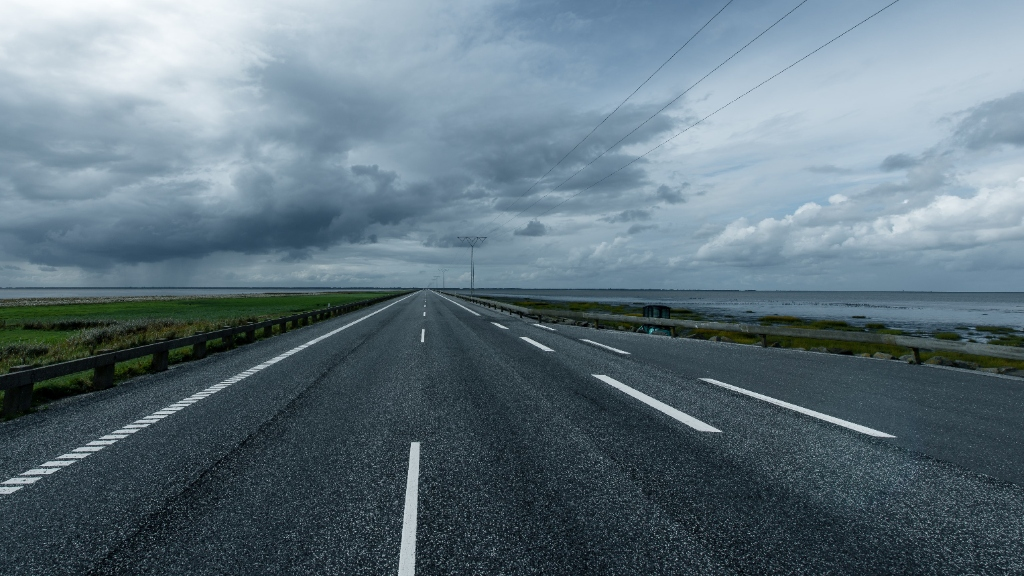
#> input picture assets/bg/coastal_highway.jpg, 1024 x 576 px
$ python -i visual_dedup.py   (imports and definitions only)
#> lines starting #> are read from the running program, lines starting #| are printed output that depends on the picture
#> further down, picture is the input picture: PIL image 1024x576 RGB; mean R, G, B 96.7, 115.3, 125.8
"""Nhận diện trùng lặp đa góc chụp bằng AI Thị giác (Visual Deduplication v5.0).

Cải tiến cốt lõi:
- Mã hóa `dhash_64` (16 ký tự hex) và `color_vec` (JSON 16-bin histogram) lưu trực tiếp vào bảng PostgreSQL/SQLite.
- Khi kiểm tra trùng lặp trên Streamlit Cloud, so khớp trực tiếp từ vector trong DB (< 1 ms, không cần tải lại file ảnh cũ).
- Vẫn tương thích ngược với các bản ghi cũ chưa có cột `dhash_64`.
"""
import json
import numpy as np
from PIL import Image, ImageOps

from .config import data_dir
from .geo import haversine_m


def compute_dhash(image_pil, hash_size: int = 8) -> np.ndarray:
    """Tính toán Difference Hash (dHash) 64-bit cho ảnh."""
#> called with hash_size = 8
    img = ImageOps.exif_transpose(image_pil).convert('L')
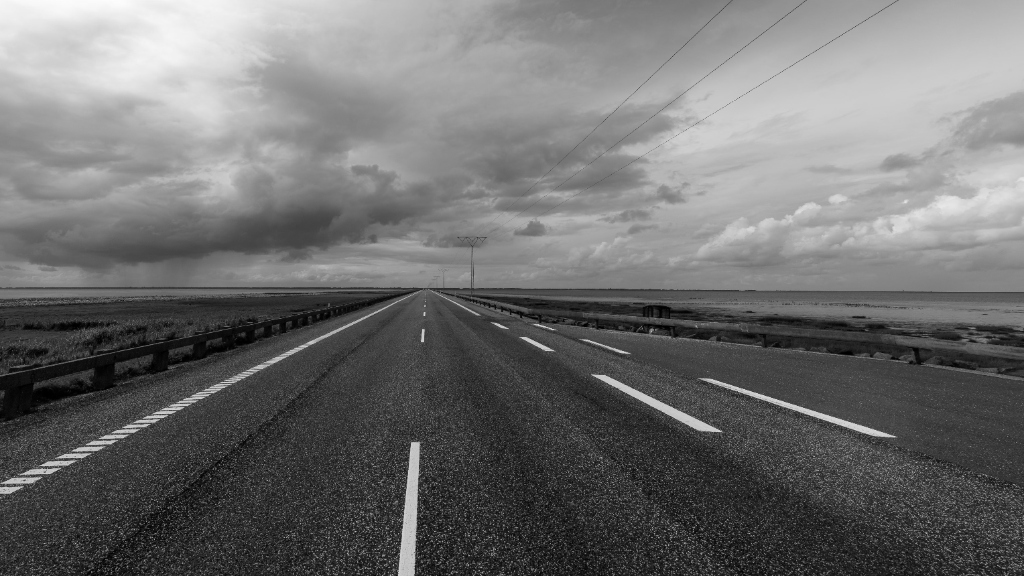
#> img: PIL image 1024x576 L; min 0, max 253, mean 110.9
    resized = img.resize((hash_size + 1, hash_size), Image.Resampling.BILINEAR)
    pixels = np.asarray(resized, dtype=np.int32)
    diff = pixels[:, 1:] > pixels[:, :-1]
    return diff.flatten()


def dhash_to_hex(dhash_arr: np.ndarray) -> str:
    bits = np.asarray(dhash_arr, dtype=np.uint8).flatten()
    packed = np.packbits(bits)
    return packed.tobytes().hex()


# [9 lines left out: function hex_to_dhash, not called in this run]


def compute_color_vector(image_pil) -> np.ndarray:
    """Tính vector phân bố sắc thái/độ sáng lòng đường (16 bins)."""
    img = ImageOps.exif_transpose(image_pil).convert('L')
    small = img.resize((64, 64), Image.Resampling.BILINEAR)
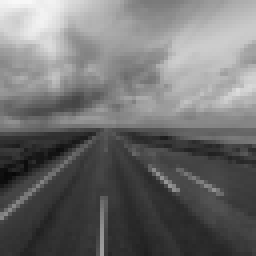
#> small: PIL image 64x64 L (shown 4 times larger); min 8, max 248, mean 110.9
    arr = np.asarray(small, dtype=float)
    hist, _ = np.histogram(arr, bins=16, range=(0, 256), density=True)
#> hist = [0.000229, 0.000748, 0.00743, 0.0124, 0.0069, 0.00218, 0.00224, 0.00284, 0.00601, 0.00571, 0.0049, 0.00462, 0.00351, 0.00137, 0.00104, 0.000351]
    return hist


def image_fingerprint(image_pil) -> dict:
    """Trích xuất mã định danh thị giác tổng hợp (fingerprint) của ảnh."""
    dhash = compute_dhash(image_pil)
    color = compute_color_vector(image_pil)
#> color has the same summary as hist in compute_color_vector
    return {
        'dhash': dhash,
        'dhash_hex': dhash_to_hex(dhash),
        'color': color,
        'color_json': json.dumps([round(float(x), 6) for x in color]),
    }
#> in dhash_to_hex, `bits = np.asarray(dhash_arr, dtype=np.uint8).flatten()`: bits = 64 values, max 1 at index 0, min 0 at index 1, mean 0.594
#> in dhash_to_hex, `packed = np.packbits(bits)`: packed = [135, 142, 159, 127, 103, 172, 46, 99]


# [89 lines left out: functions fingerprint_from_row, visual_similarity, check_visual_duplicate, not called in this run]

>>> from PIL import Image
>>> picture = Image.open('../assets/bg/coastal_highway.jpg')
>>> result = image_fingerprint(picture)
#> result = 4 items

$ run again, on assets/bg/golden_highway.jpg
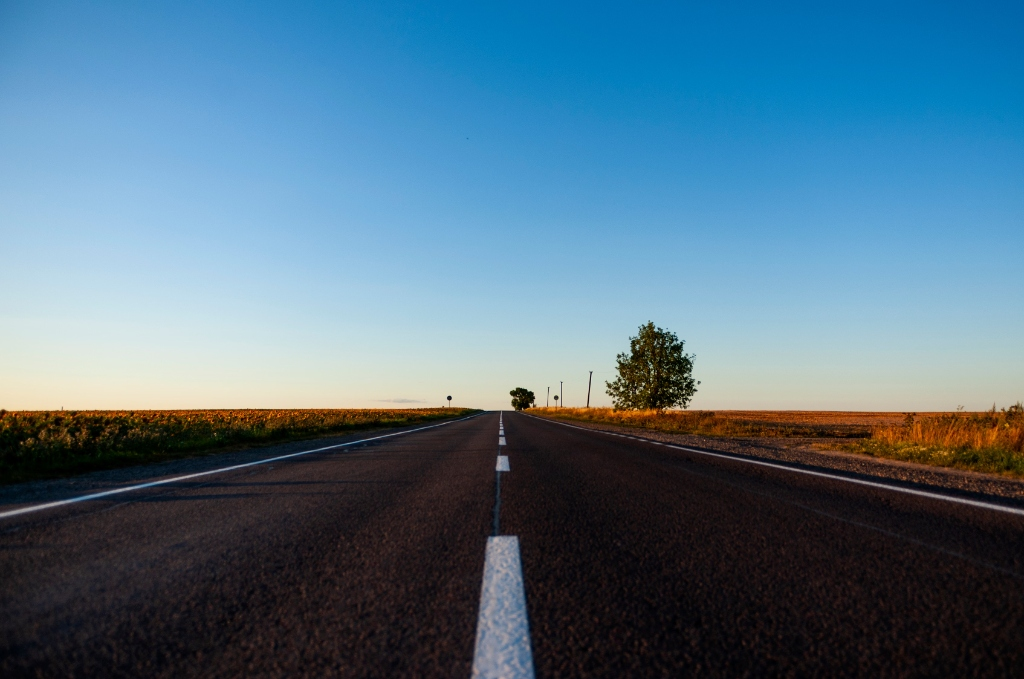
#> input picture assets/bg/golden_highway.jpg, 1024 x 679 px
#> picture is the input picture: PIL image 1024x679 RGB; mean R, G, B 80.8, 113.3, 133.5
#> in compute_dhash, `img = ImageOps.exif_transpose(image_pil).convert('L')`:
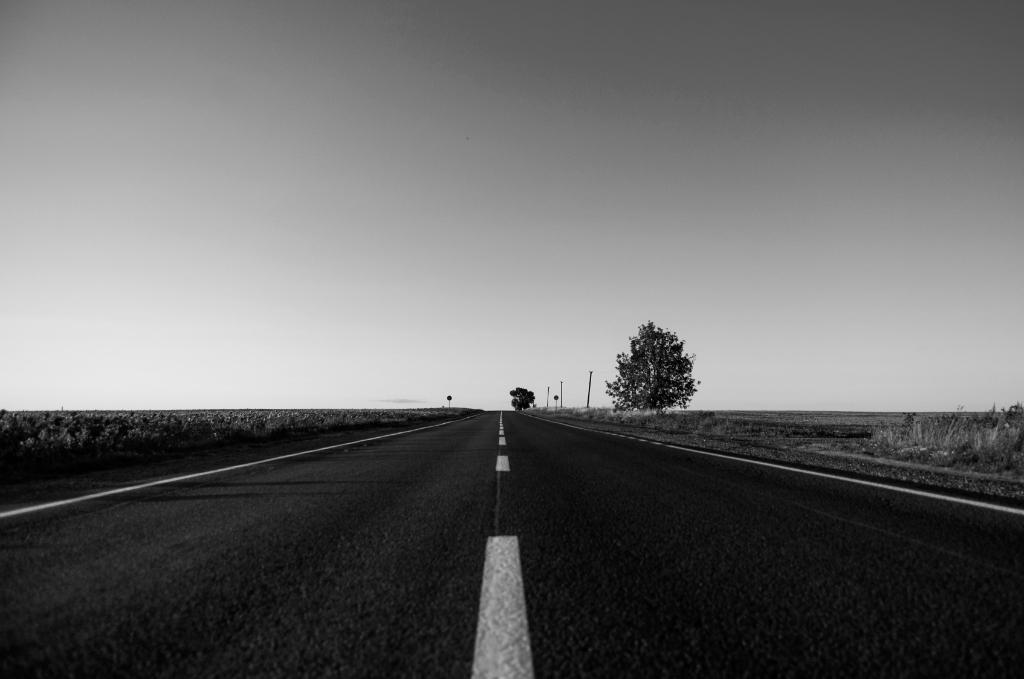
#> img: PIL image 1024x679 L; min 0, max 234, mean 105.9
#> in compute_color_vector, `small = img.resize((64, 64), Image.Resampling.BILINEAR)`:
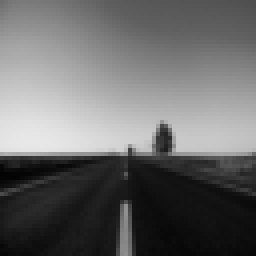
#> small: PIL image 64x64 L (shown 4 times larger); min 3, max 232, mean 105.9
#> hist = [0.00589, 0.0108, 0.00497, 0.00168, 0.000687, 0.00407, 0.00323, 0.00398, 0.0045, 0.00414, 0.00479, 0.00446, 0.00467, 0.00266, 0.00197, 0]
#> color has the same summary as hist in compute_color_vector
#> bits = 64 values, max 1 at index 22, min 0 at index 0, mean 0.312
#> packed = [0, 0, 2, 6, 6, 199, 183, 114]
#> result = 4 items

$ run again, on assets/bg/horizon_road.jpg
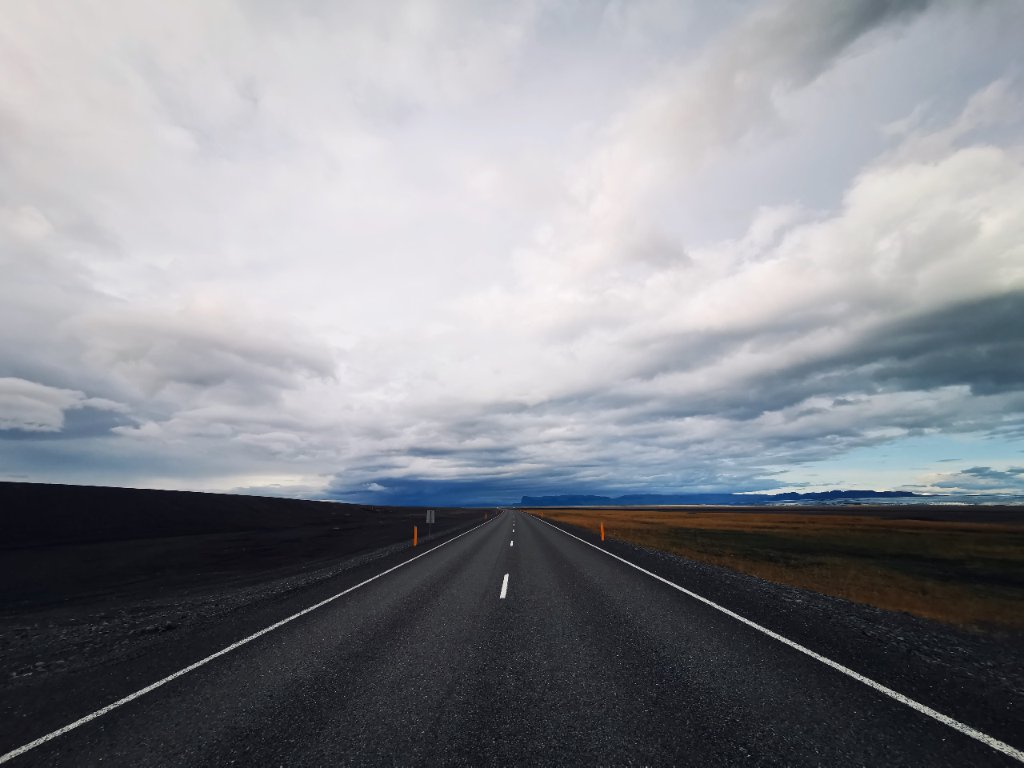
#> input picture assets/bg/horizon_road.jpg, 1024 x 768 px
#> picture is the input picture: PIL image 1024x768 RGB; mean R, G, B 137.3, 139.1, 144.9
#> in compute_dhash, `img = ImageOps.exif_transpose(image_pil).convert('L')`:
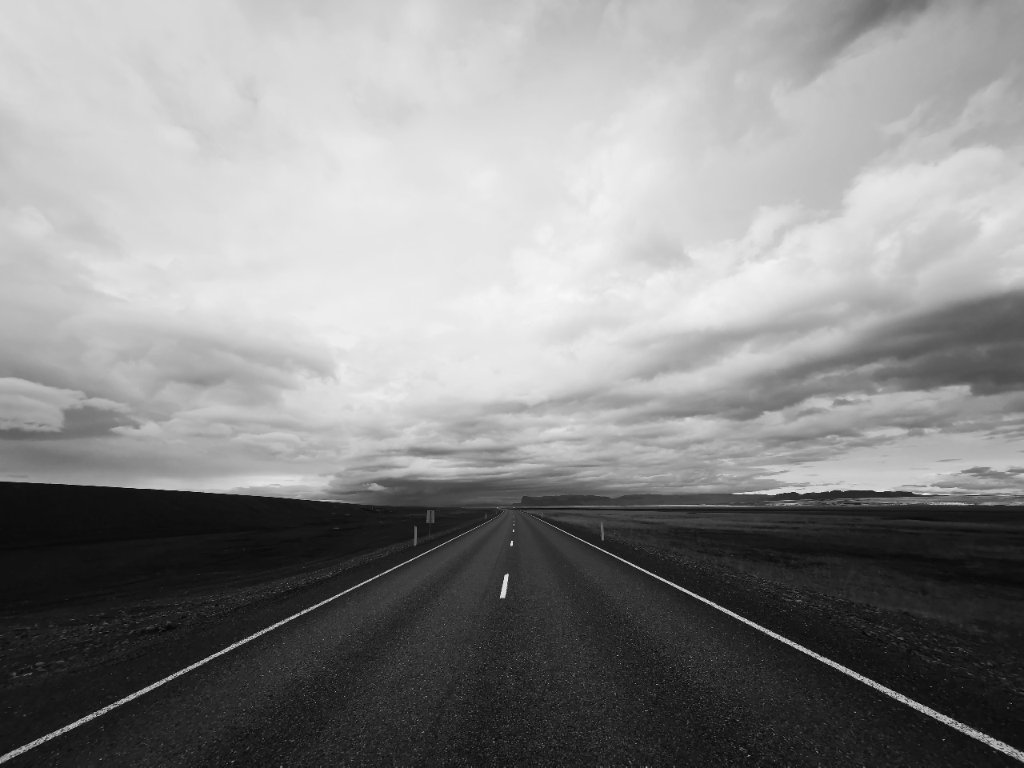
#> img: PIL image 1024x768 L; min 0, max 248, mean 139.2
#> in compute_color_vector, `small = img.resize((64, 64), Image.Resampling.BILINEAR)`:
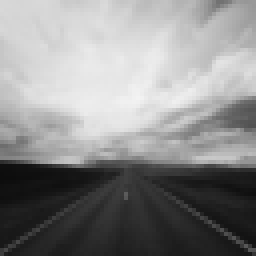
#> small: PIL image 64x64 L (shown 4 times larger); min 13, max 243, mean 139.2
#> hist = [0.000534, 0.00809, 0.00925, 0.00352, 0.000595, 0.000916, 0.00058, 0.000702, 0.00131, 0.00224, 0.00409, 0.0051, 0.00606, 0.0112, 0.0081, 0.000183]
#> color has the same summary as hist in compute_color_vector
#> bits = 64 values, max 1 at index 1, min 0 at index 0, mean 0.391
#> packed = [96, 224, 224, 224, 224, 240, 240, 224]
#> result = 4 items

$ run again, on assets/bg/urban_avenue.jpg
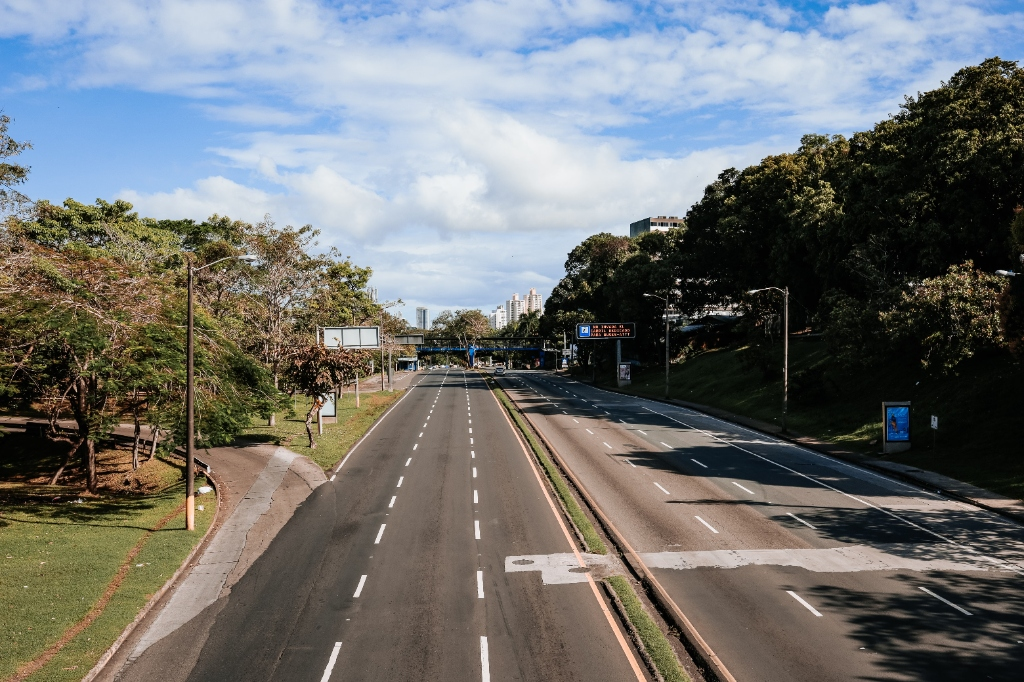
#> input picture assets/bg/urban_avenue.jpg, 1024 x 682 px
#> picture is the input picture: PIL image 1024x682 RGB; mean R, G, B 111.9, 113.6, 112.7
#> in compute_dhash, `img = ImageOps.exif_transpose(image_pil).convert('L')`:
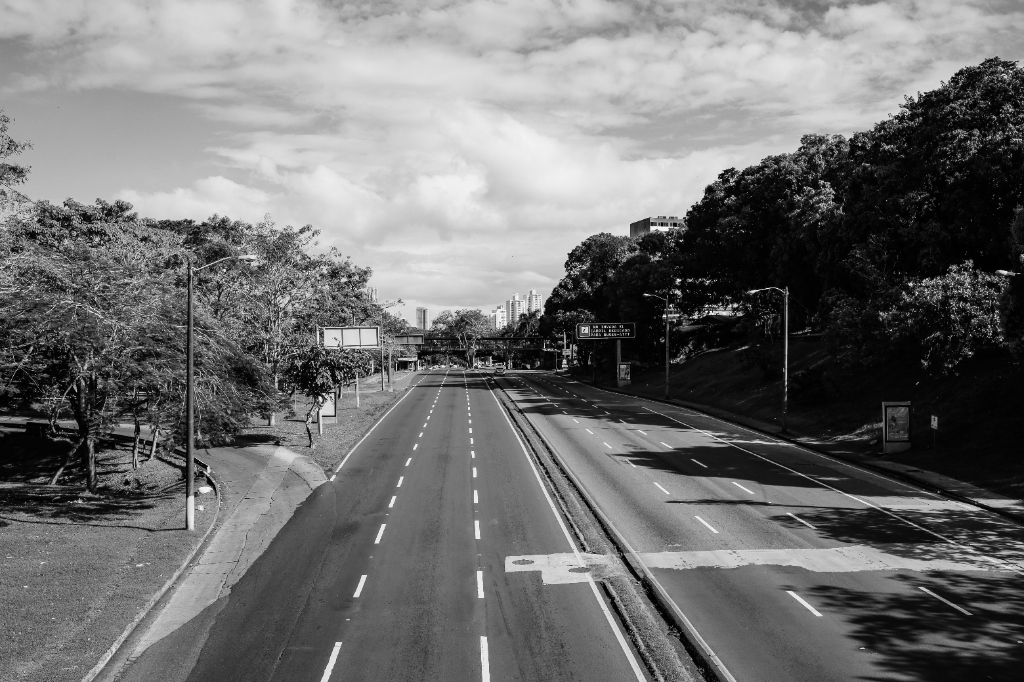
#> img: PIL image 1024x682 L; min 0, max 249, mean 113
#> in compute_color_vector, `small = img.resize((64, 64), Image.Resampling.BILINEAR)`:
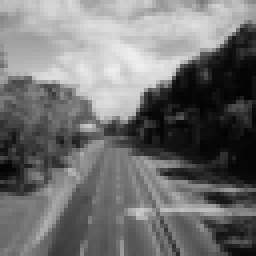
#> small: PIL image 64x64 L (shown 4 times larger); min 2, max 238, mean 113
#> hist = [0.00615, 0.00446, 0.00351, 0.00298, 0.00374, 0.00482, 0.00574, 0.00583, 0.00345, 0.00275, 0.00331, 0.00436, 0.00575, 0.0047, 0.000961, 0]
#> color has the same summary as hist in compute_color_vector
#> bits = 64 values, max 1 at index 0, min 0 at index 3, mean 0.422
#> packed = [228, 240, 224, 225, 224, 208, 152, 56]
#> result = 4 items
